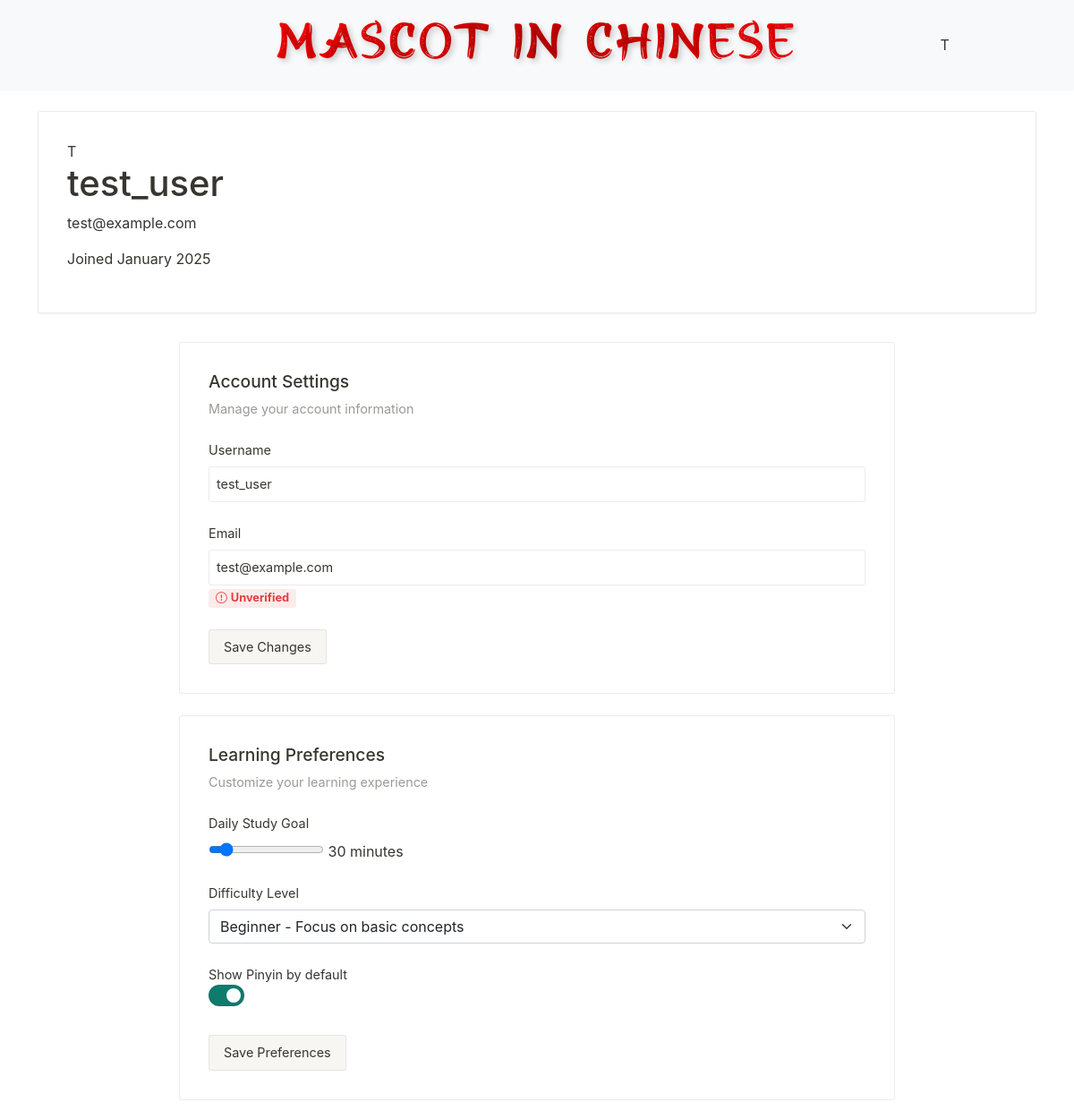
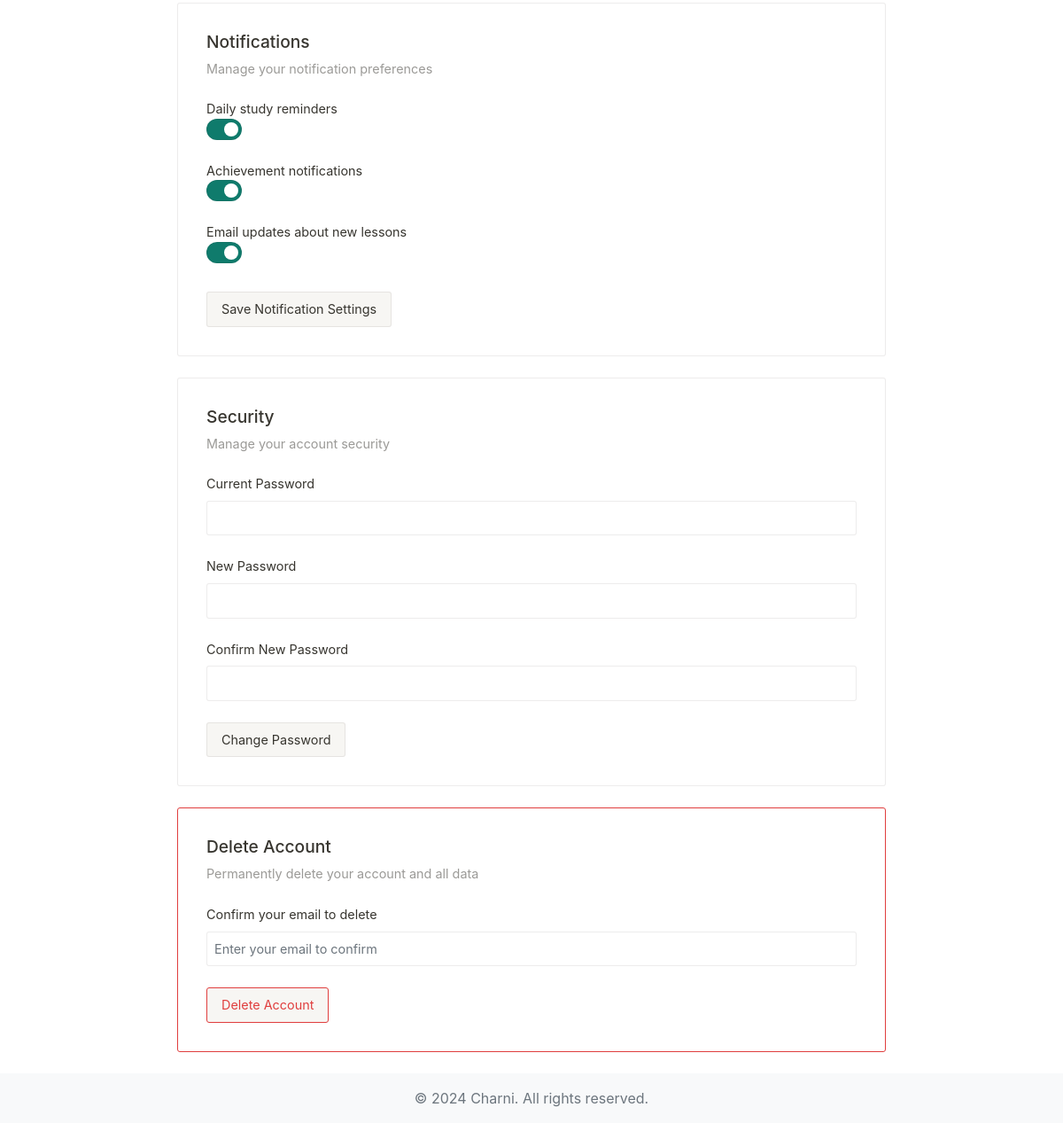
The page /profile (signed in) on the database its author committed (2 pictures, top to bottom).
### models.py (models this page shows, shortened)
class User(UserMixin, db.Model):
    id = db.Column(db.Integer, primary_key=True)
    email = db.Column(db.String(120), unique=True, nullable=False)
    username = db.Column(db.String(80), unique=True, nullable=False)
    password_hash = db.Column(db.String(256), nullable=False)
    created_at = db.Column(db.DateTime, default=datetime.utcnow)
    last_login = db.Column(db.DateTime, default=datetime.utcnow)
    is_active = db.Column(db.Boolean, default=True)
    is_admin = db.Column(db.Boolean, default=False)
    email_verified = db.Column(db.Boolean, default=False)
    email_verification_sent_at = db.Column(db.DateTime)
    progress = db.relationship('UserProgress', backref='user', lazy=True)
    daily_goal = db.Column(db.Integer, default=30)
    difficulty = db.Column(db.String(20), default='beginner')
    show_pinyin = db.Column(db.Boolean, default=True)
    daily_reminder = db.Column(db.Boolean, default=True)
    achievement_notification = db.Column(db.Boolean, default=True)
    email_updates = db.Column(db.Boolean, default=True)

### app.py (the view)
@app.route('/profile')
@login_required
def user_profile():
    total_lessons = Lesson.query.count()
    completed_lessons = UserProgress.query.filter_by(
        user_id=current_user.id,
        status='completed'
    ).count()
    progress_percentage = (completed_lessons / total_lessons * 100) if total_lessons > 0 else 0
    users = User.query.all()
    users_sorted = sorted(users, key=lambda x: UserProgress.query.filter_by(
        user_id=x.id, status='completed').count(), reverse=True)
    rank = users_sorted.index(current_user) + 1
    recent_achievements = [
        {
            'id': 1,
            'icon': '🌟',
            'name': 'First Lesson',
            'description': 'Completed your first lesson',
            'earned_at': datetime.utcnow()
        }
    ]
    top_users = [{
        'id': user.id,
        'username': user.username,
        'points': UserProgress.query.filter_by(user_id=user.id, status='completed').count() * 10
    } for user in users_sorted[:5]]
    return render_template('user/profile.html',
                         completed_lessons=completed_lessons,
                         streak_days=3,  # Mock data for now
                         rank=rank,
                         progress_percentage=progress_percentage,
                         recent_achievements=recent_achievements,
                         top_users=top_users)

### app.py (called while the page is built)
@login_manager.user_loader
def load_user(user_id):
    return User.query.get(int(user_id))

### templates/user/profile.html (shortened to what this page needs)
{% extends "base.html" %}
{% block content %}
<div class="welcome-banner">
    <div class="profile-header">
        <div class="profile-avatar-large">
            <span class="avatar-text">{{ current_user.username[0]|upper }}</span>
        </div>
        <div class="profile-info">
            <h1>{{ current_user.username }}</h1>
            <p class="profile-email">{{ current_user.email }}</p>
            <p class="profile-joined">Joined {{ current_user.created_at.strftime('%B %Y') }}</p>
        </div>
    </div>
</div>
<div class="settings-container">
    <div class="settings-section">
        <div class="section-header">
            <h2>Account Settings</h2>
            <p>Manage your account information</p>
        </div>
        <form method="POST" action="{{ url_for('update_profile') }}" class="settings-form">
            <div class="form-group">
                <label>Username</label>
                <input type="text" name="username" value="{{ current_user.username }}" class="form-control">
            </div>
            <div class="form-group">
                <label>Email</label>
                <input type="email" name="email" value="{{ current_user.email }}" class="form-control">
                {% if current_user.email_verified %}
                    <span class="badge verified"><i class="bi bi-check-circle"></i> Verified</span>
                {% else %}
                    <span class="badge unverified"><i class="bi bi-exclamation-circle"></i> Unverified</span>
                {% endif %}
            </div>
            <button type="submit" class="btn-notion">Save Changes</button>
        </form>
    </div>
    <div class="settings-section">
        <div class="section-header">
            <h2>Learning Preferences</h2>
            <p>Customize your learning experience</p>
        </div>
        <form method="POST" action="{{ url_for('update_preferences') }}" class="settings-form">
            <div class="form-group">
                <label>Daily Study Goal</label>
                <div class="range-input">
                    <input type="range" name="daily_goal" min="5" max="240" step="5"
                           value="{{ current_user.daily_goal }}"
                           oninput="this.nextElementSibling.value = this.value + ' minutes'">
                    <output>{{ current_user.daily_goal }} minutes</output>
                </div>
            </div>
            <div class="form-group">
                <label>Difficulty Level</label>
                <select name="difficulty" class="form-select">
                    <option value="beginner" {% if current_user.difficulty == 'beginner' %}selected{% endif %}>
                        Beginner - Focus on basic concepts
                    </option>
                </select>
            </div>
            <div class="toggle-group">
                <label class="toggle-label">
                    <span>Show Pinyin by default</span>
                    <div class="toggle-switch">
                        <span class="toggle-slider"></span>
                    </div>
                </label>
            </div>
            <button type="submit" class="btn-notion">Save Preferences</button>
        </form>
    </div>
    <div class="settings-section">
        <div class="section-header">
            <h2>Notifications</h2>
            <p>Manage your notification preferences</p>
        </div>
        <form method="POST" action="{{ url_for('update_notifications') }}" class="settings-form">
            <div class="toggle-group">
                <label class="toggle-label">
                    <span>Daily study reminders</span>
                    <div class="toggle-switch">
                        <span class="toggle-slider"></span>
                    </div>
                </label>
                <label class="toggle-label">
                    <span>Achievement notifications</span>
                    <div class="toggle-switch">
                        <span class="toggle-slider"></span>
                    </div>
                </label>
                <label class="toggle-label">
                    <span>Email updates about new lessons</span>
                    <div class="toggle-switch">
                        <span class="toggle-slider"></span>
                    </div>
                </label>
            </div>
            <button type="submit" class="btn-notion">Save Notification Settings</button>
        </form>
    </div>
    <div class="settings-section">
        <div class="section-header">
            <h2>Security</h2>
            <p>Manage your account security</p>
        </div>
        <form method="POST" action="{{ url_for('change_password') }}" class="settings-form">
            <div class="form-group">
                <label>Current Password</label>
                <input type="password" name="current_password" class="form-control">
            </div>
            <div class="form-group">
                <label>New Password</label>
                <input type="password" name="new_password" class="form-control">
            </div>
            <div class="form-group">
                <label>Confirm New Password</label>
                <input type="password" name="confirm_password" class="form-control">
            </div>
            <button type="submit" class="btn-notion">Change Password</button>
        </form>
    </div>
    <div class="settings-section danger-zone">
        <div class="section-header">
            <h2>Delete Account</h2>
            <p>Permanently delete your account and all data</p>
        </div>
        <form method="POST" action="{{ url_for('delete_account') }}" class="settings-form"
              onsubmit="return confirmDeletion(this)">
            <div class="form-group">
                <label>Confirm your email to delete</label>
                <input type="email" name="confirm_delete" class="form-control"
                       placeholder="Enter your email to confirm">
            </div>
            <button type="submit" class="btn-notion danger">Delete Account</button>
        </form>
    </div>
</div>
{% endblock %}

### templates/base.html (shortened to what this page needs)
<!DOCTYPE html>
<html lang="en">
<head>
    <link href="https://cdn.jsdelivr.net/npm/bootstrap@5.1.3/dist/css/bootstrap.min.css" rel="stylesheet">
    <link href="https://cdn.jsdelivr.net/npm/bootstrap-icons@1.8.1/font/bootstrap-icons.css" rel="stylesheet">
    <link rel="stylesheet" href="{{ url_for('static', filename='css/style.css') }}">
    <link rel="stylesheet" href="{{ url_for('static', filename='css/lesson.css') }}">
    <link rel="stylesheet" href="{{ url_for('static', filename='css/map.css') }}">
    <link rel="stylesheet" href="{{ url_for('static', filename='css/notion-theme.css') }}">
    <link rel="stylesheet" href="{{ url_for('static', filename='css/test.css') }}">
</head>
<body>
    <nav class="navbar navbar-expand-lg navbar-light bg-light">
        <div class="container">
            <div class="nav-auth">
                {% if current_user.is_authenticated %}
                    <div class="dropdown">
                        <div class="profile-icon" data-bs-toggle="dropdown">
                            <span class="profile-initial">{{ current_user.username[0]|upper }}</span>
                        </div>
                    </div>
                {% else %}
                    <a href="{{ url_for('login') }}" class="nav-link">Login</a>
                    <a href="{{ url_for('register') }}" class="nav-link">Register</a>
                {% endif %}
            </div>
            <div class="logo-container">
                <a href="{{ url_for('lesson_map') }}" class="logo-link">
                    <h1 class="logo-title">MASCOT IN CHINESE</h1>
                </a>
            </div>
        </div>
    </nav>
    <main class="container mt-4">
        {% block content %}{% endblock %}
    </main>
    <footer class="footer mt-auto py-3 bg-light">
        <div class="container text-center">
            <span class="text-muted">© 2024 Charni. All rights reserved.</span>
        </div>
    </footer>
</body>
</html>

### static/css/style.css (style rules this page uses)
.navbar { box-shadow: 0 1px 3px rgba(0,0,0,0.08); padding: 0.25rem 0; min-height: 48px; background: rgba(255, 255, 255, 0.98); }
.navbar > .container { max-width: 960px; display: flex; justify-content: space-between; align-items: center; position: relative; padding: 0 1.2rem; }
.logo-container { position: absolute; left: 50%; transform: translateX(-50%); display: flex; align-items: center; padding: 0.25rem; }
.logo-link { text-decoration: none; transition: transform 0.3s ease; }
.logo-title { font-family: 'Hiromisake', sans-serif; font-size: 1.8rem; background: linear-gradient(120deg, #e60012 0%, #ff3333 50%, #e60012 100% ); background-size: 200% auto; -webkit-background-clip: text; -webkit-text-fill-color: transparent; animation: gradient 3s linear infinite; margin: 0; padding: 0; line-height: 1; letter-spacing: 1.2px; white-space: nowrap; font-weight: 500; }
.nav-auth { margin-left: auto; display: flex; align-items: center; gap: 0.4rem; z-index: 1; }

### static/css/lesson.css (style rules this page uses)
:root { --notion-bg: #ffffff; --notion-text: #37352f; --notion-gray: #9b9a97; --notion-brown: #64473a; --notion-orange: #d9730d; --notion-yellow: #dfab01; --notion-blue: #0b6e99; --notion-purple: #6940a5; --notion-pink: #ad1a72; --notion-red: #e03e3e; --notion-border: rgba(55, 53, 47, 0.09); --notion-hover: rgba(55, 53, 47, 0.08); --notion-shadow: rgba(15, 15, 15, 0.05); --sidebar-width: 280px; --notion-primary: #2383E2; --notion-hover-bg: rgba(55, 53, 47, 0.08); --notion-text-hover: rgba(55, 53, 47, 0.7); }
body { background: var(--notion-bg); color: var(--notion-text); font-family: 'Inter', -apple-system, BlinkMacSystemFont, sans-serif; line-height: 1.5; margin: 0; }
.section-header { margin-bottom: 1.5rem; }
.logo-title { font-family: 'Ming Imperial', cursive; font-size: 1.8rem; color: var(--notion-text); background: linear-gradient(45deg, #e60012, #ff1a1a); -webkit-background-clip: text; -webkit-text-fill-color: transparent; }

### static/css/map.css (style rules this page uses)
:root { --primary-color: #e60012; --secondary-color: #ffd700; --jade-color: #00a86b; --background-color: #fff9f0; --text-color: #2c3e50; --shadow-color: rgba(0, 0, 0, 0.1); --border-width: 3px; }

### static/css/notion-theme.css (style rules this page uses)
:root { --notion-white: #ffffff; --notion-red: #e60012; --notion-red-light: rgba(230, 0, 18, 0.1); --notion-red-hover: rgba(230, 0, 18, 0.05); --notion-text-default: #37352f; --notion-text-gray: #787774; --notion-text-light: #a3a29e; --notion-bg-default: #ffffff; --notion-bg-gray: #f7f6f3; --notion-bg-hover: #efefef; --notion-border: rgba(55, 53, 47, 0.09); --notion-shadow: rgba(15, 15, 15, 0.05); --notion-hover-bg: rgba(55, 53, 47, 0.08); --notion-click-bg: rgba(55, 53, 47, 0.16); --notion-success: #2ecc71; --notion-warning: #f1c40f; --notion-error: #e74c3c; }
body { color: var(--notion-text-default); background: var(--notion-bg-default); font-family: -apple-system, BlinkMacSystemFont, "Segoe UI", Helvetica, "Apple Color Emoji", Arial, sans-serif, "Segoe UI Emoji", "Segoe UI Symbol"; line-height: 1.5; -webkit-font-smoothing: antialiased; }

### rows shown on the page
User: username "T", username "test_user", email "test@example.com", created_at "January 2025", daily_goal "30", difficulty "Beginner - Focus on basic concepts"
